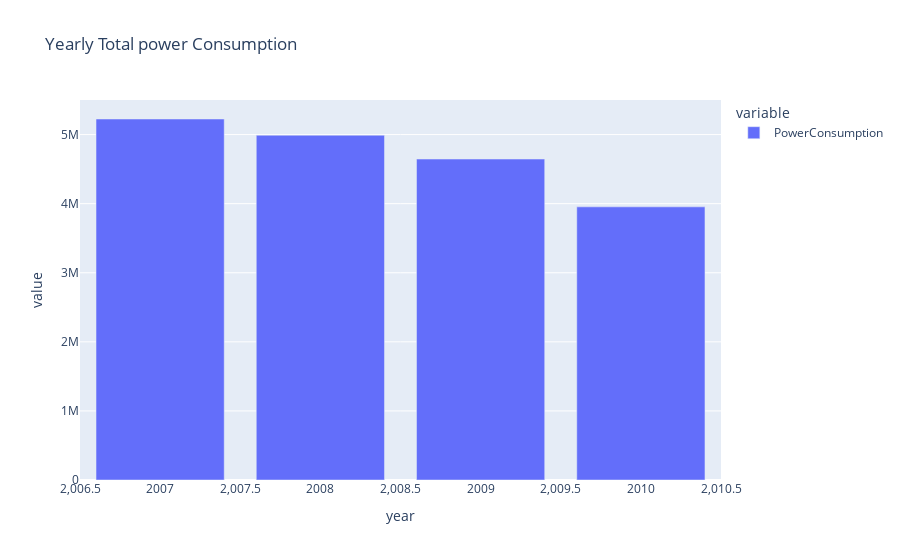

Notebook code for this chart:
### Code cell
pe.bar(df_power_consumption.groupby('year')['PowerConsumption'].sum(),title="Yearly Total power Consumption")

### Figure 1 — Plotly figure (JSON) as saved in the notebook; plotly's stock layout.template omitted (floating-point values rounded to 4 significant figures)
{"data": [{"alignmentgroup": "True", "hovertemplate": "variable=PowerConsumption<br>year=%{x}<br>value=%{y}<extra></extra>", "legendgroup": "PowerConsumption", "marker": {"color": "#636efa", "pattern": {"shape": ""}}, "name": "PowerConsumption", "offsetgroup": "PowerConsumption", "orientation": "v", "showlegend": true, "textposition": "auto", "type": "bar", "x": [2007, 2008, 2009, 2010], "xaxis": "x", "y": [5226000.0, 4991000.0, 4646000.0, 3954000.0], "yaxis": "y"}], "layout": {"barmode": "relative", "legend": {"title": {"text": "variable"}, "tracegroupgap": 0}, "title": {"text": "Yearly Total power Consumption"}, "xaxis": {"anchor": "y", "domain": [0, 1], "title": {"text": "year"}}, "yaxis": {"anchor": "x", "domain": [0, 1], "title": {"text": "value"}}}}
